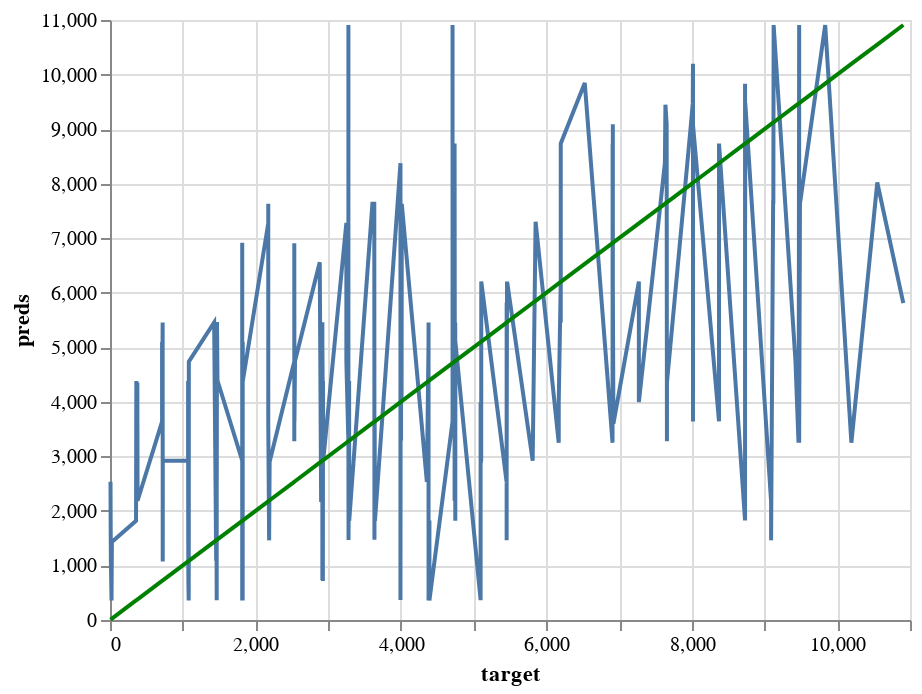

The notebook cell saved with this chart:
### Code cell
import altair as alt

perfect_test = alt.Chart(pd.DataFrame({'target': y_test, 'preds': y_test})).mark_line(color='green').encode(
    x='target',
    y='preds'
)

pred_chart_test = alt.Chart(pd.DataFrame({'target': y_test, 'preds': y_pred})).mark_line().encode(
    x='target',
    y='preds'
  )

pred_chart_test + perfect_test

### Figure 1 — Vega-Lite specification as saved in the notebook (floating-point values rounded to 4 significant figures; data arrays with more than 128 entries replaced by an {"elided": "..."} marker saying what was removed)
{"config": {"view": {"continuousWidth": 400, "continuousHeight": 300}}, "layer": [{"data": {"name": "data-ff52dd3928076c11b8ddc27cfeee8933"}, "mark": "line", "encoding": {"x": {"field": "target", "type": "quantitative"}, "y": {"field": "preds", "type": "quantitative"}}}, {"data": {"name": "data-61cf6627b33a237ce8e346e390146a7f"}, "mark": {"type": "line", "color": "green"}, "encoding": {"x": {"field": "target", "type": "quantitative"}, "y": {"field": "preds", "type": "quantitative"}}}], "$schema": "https://vega.github.io/schema/vega-lite/v4.17.0.json", "datasets": {"data-ff52dd3928076c11b8ddc27cfeee8933": {"elided": "197 records"}, "data-61cf6627b33a237ce8e346e390146a7f": {"elided": "197 records"}}}
